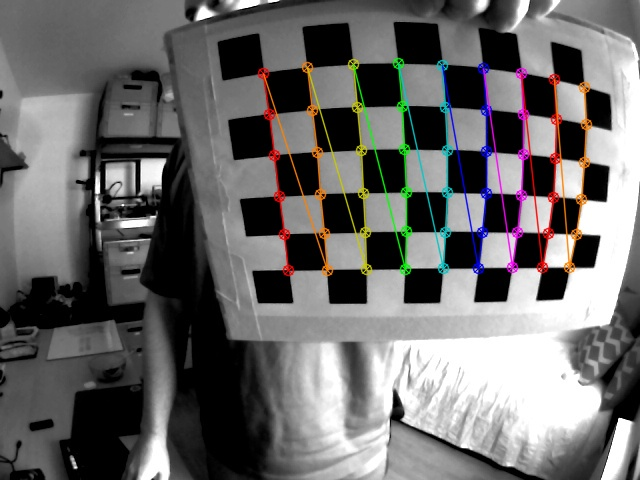
#> input picture src/detection/scripts/calibration/fisheye-camera-undistortion/calibration_images_corners/calibration_00.jpg, 640 x 480 px, given as the content of the folder ./Chessboards, which was not available
$ python camera_calibrate.py
#> lines starting #> are read from the running program, lines starting #| are printed output that depends on the picture; pictures that were not available may be replaced by others from this repository, and a replacement may not be noted
import numpy as np
import cv2
import os


CHESSBOARD_SIZE = (6, 9)


def calibrate(chessboard_path, show_chessboard=False):
    # Logical coordinates of chessboard corners
#> called with chessboard_path = './Chessboards', show_chessboard = True
    obj_p = np.zeros((1, CHESSBOARD_SIZE[0] * CHESSBOARD_SIZE[1], 3), np.float32)
    obj_p[0, :, :2] = np.mgrid[0:CHESSBOARD_SIZE[0], 0:CHESSBOARD_SIZE[1]].T.reshape(-1, 2)

    obj_points = []     # 3d point in real world space
    img_points = []     # 2d points in image plane.

    # Iterate through all images in the folder
    image_list = os.listdir(chessboard_path)
    gray = None
    for image in image_list:
        img = cv2.imread(os.path.join(chessboard_path, image))
#> img is the input picture: shape (480, 640, 3); mean B, G, R 105.2, 105.6, 106.8
        gray = cv2.cvtColor(img, cv2.COLOR_BGR2GRAY)
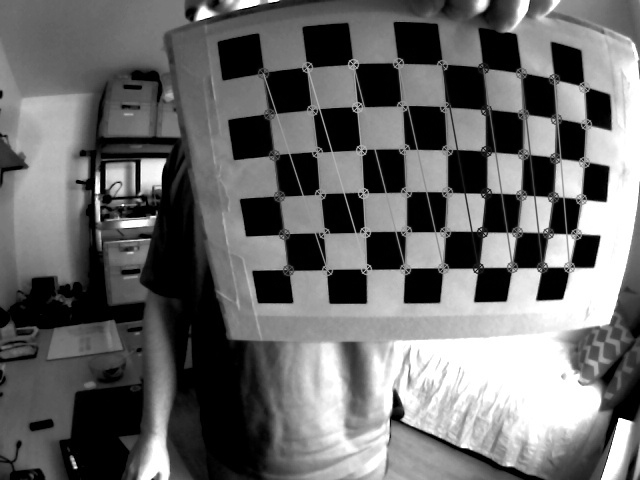
#> gray: shape (480, 640); min 0, max 255, mean 105.9
        ret, corners = cv2.findChessboardCorners(gray, CHESSBOARD_SIZE,
                                                 cv2.CALIB_CB_ADAPTIVE_THRESH + cv2.CALIB_CB_FAST_CHECK + cv2.CALIB_CB_NORMALIZE_IMAGE)
#> ret = False; corners = None
        if ret:
            # Refining corners position with sub-pixels based algorithm
            obj_points.append(obj_p)
            cv2.cornerSubPix(gray, corners, (3, 3), (-1, -1),
                             (cv2.TERM_CRITERIA_EPS + cv2.TERM_CRITERIA_MAX_ITER, 30, 0.01))
            img_points.append(corners)
            print('Image ' + image + ' is valid for calibration')
            if show_chessboard:
                cv2.drawChessboardCorners(img, CHESSBOARD_SIZE, corners, ret)
                cv2.imwrite(os.path.join('./calibration_images_corners', image), img)

    k = np.zeros((3, 3))
    d = np.zeros((4, 1))
    dims = gray.shape[::-1]
#> dims = (640, 480)
    num_valid_img = len(obj_points)
    if num_valid_img > 0:
        rvecs = [np.zeros((1, 1, 3), dtype=np.float64) for _ in range(num_valid_img)]
        tvecs = [np.zeros((1, 1, 3), dtype=np.float64) for _ in range(num_valid_img)]
        rms, _, _, _, _ = cv2.fisheye.calibrate(obj_points, img_points, gray.shape[::-1], k, d, rvecs, tvecs,
                                                # cv2.fisheye.CALIB_CHECK_COND +
                                                # When CALIB_CHECK_COND is set, the algorithm checks if the detected corners of each images are valid.
                                                # If not, an exception is thrown which indicates the zero-based index of the invalid image.
                                                # Such image should be replaced or removed from the calibration dataset to ensure a good calibration.
                                                cv2.fisheye.CALIB_RECOMPUTE_EXTRINSIC +
                                                cv2.fisheye.CALIB_FIX_SKEW,
                                                (cv2.TERM_CRITERIA_EPS + cv2.TERM_CRITERIA_MAX_ITER, 30, 1e-6))
    print("Found " + str(num_valid_img) + " valid images for calibration")
    return k, d, dims


if __name__ == '__main__':
    if not os.path.exists('./parameters'):
        os.makedirs('./parameters')
    if not os.path.exists('./calibration_images_corners'):
        os.makedirs('./calibration_images_corners')

    K, D, Dims = calibrate('./Chessboards', show_chessboard=True)
#> K = [[0, 0, 0], [0, 0, 0], [0, 0, 0]]; D = [0, 0, 0, 0]
    np.save('./parameters/Dims', np.array(Dims))
    np.save('./parameters/K', np.array(K))
    np.save('./parameters/D', np.array(D))

$ run again, on src/detection/scripts/calibration/fisheye-camera-undistortion/calibration_images_corners/calibration_04.jpg
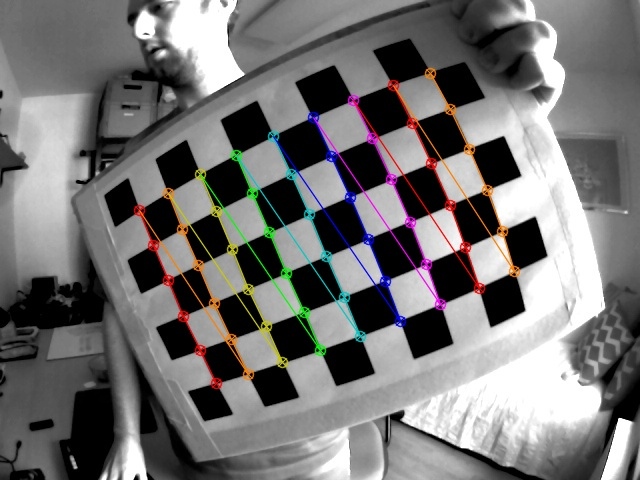
#> input picture src/detection/scripts/calibration/fisheye-camera-undistortion/calibration_images_corners/calibration_04.jpg, 640 x 480 px, given as the content of the folder ./Chessboards, which was not available
#> in calibrate, img is the input picture: shape (480, 640, 3); mean B, G, R 114.4, 114.7, 116
#> in calibrate, `gray = cv2.cvtColor(img, cv2.COLOR_BGR2GRAY)`:
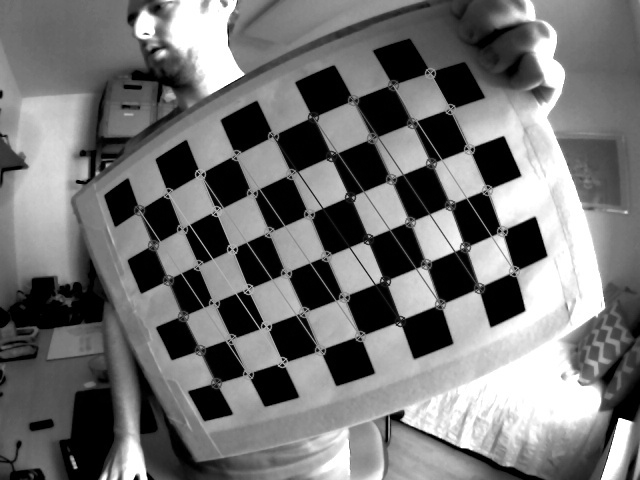
#> gray: shape (480, 640); min 0, max 255, mean 115
#> ret = False; corners = None

$ run again, on src/detection/scripts/calibration/fisheye-camera-undistortion/calibration_images_corners/calibration_05.jpg
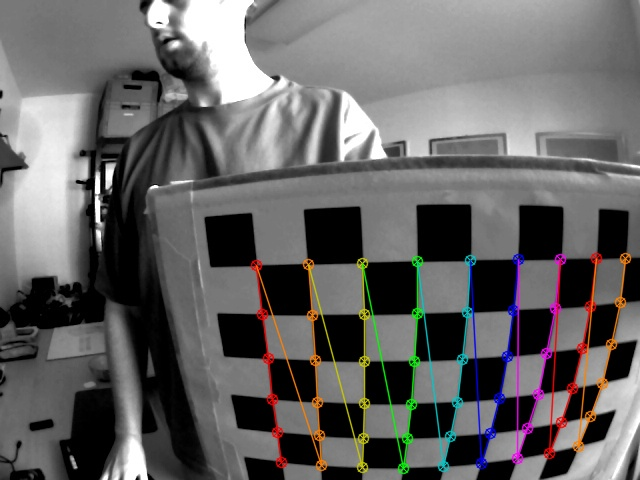
#> input picture src/detection/scripts/calibration/fisheye-camera-undistortion/calibration_images_corners/calibration_05.jpg, 640 x 480 px, given as the content of the folder ./Chessboards, which was not available
#> in calibrate, img is the input picture: shape (480, 640, 3); mean B, G, R 99.2, 99.6, 100.9
#> in calibrate, `gray = cv2.cvtColor(img, cv2.COLOR_BGR2GRAY)`:
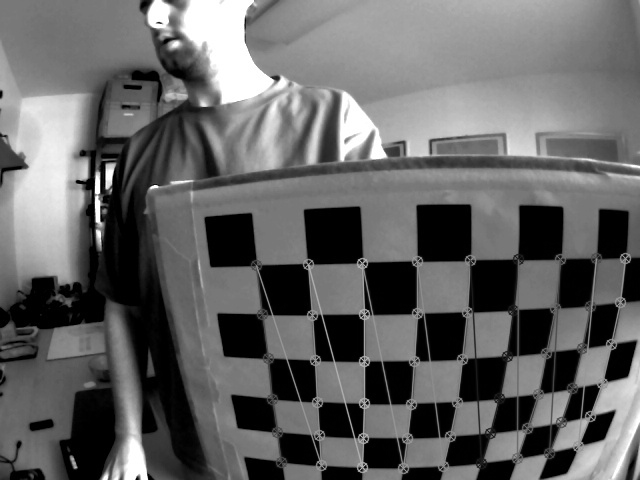
#> gray: shape (480, 640); min 0, max 255, mean 99.9
#> ret = False; corners = None

$ run again, on src/detection/scripts/calibration/fisheye-camera-undistortion/calibration_images_corners/calibration_06.jpg
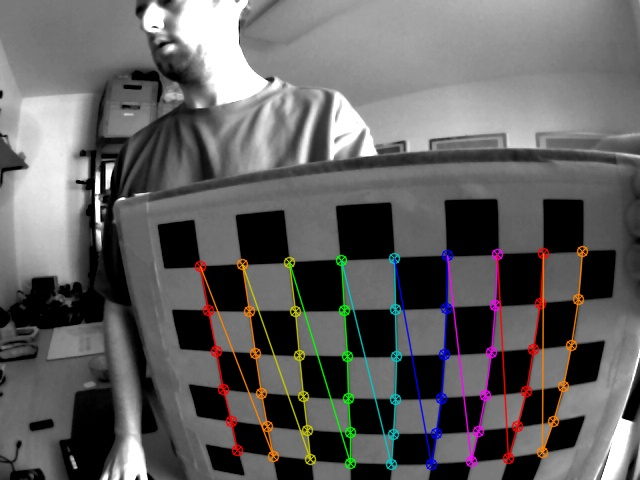
#> input picture src/detection/scripts/calibration/fisheye-camera-undistortion/calibration_images_corners/calibration_06.jpg, 640 x 480 px, given as the content of the folder ./Chessboards, which was not available
#> in calibrate, img is the input picture: shape (480, 640, 3); mean B, G, R 96, 96.3, 97.7
#> in calibrate, `gray = cv2.cvtColor(img, cv2.COLOR_BGR2GRAY)`:
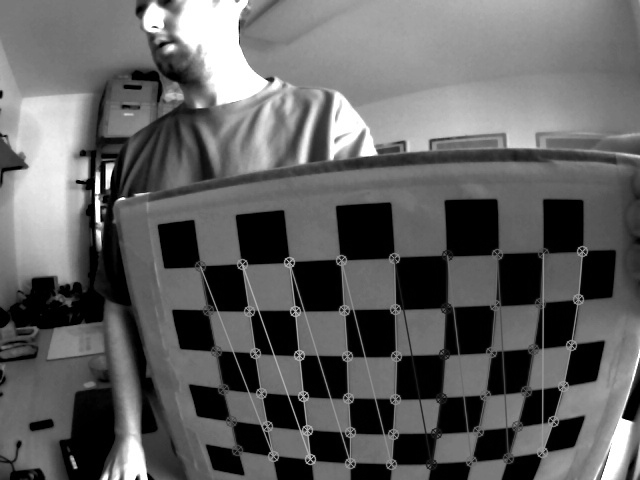
#> gray: shape (480, 640); min 0, max 255, mean 96.7
#> ret = False; corners = None
